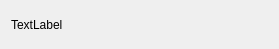
<?xml version="1.0" encoding="UTF-8"?>
<ui version="4.0">
 <class>alarm</class>
 <widget class="QDialog" name="alarm">
  <property name="geometry">
   <rect>
    <x>0</x>
    <y>0</y>
    <width>279</width>
    <height>49</height>
   </rect>
  </property>
  <property name="windowTitle">
   <string>Dialog</string>
  </property>
  <layout class="QHBoxLayout" name="horizontalLayout">
   <item>
    <widget class="QLabel" name="label">
     <property name="text">
      <string>TextLabel</string>
     </property>
    </widget>
   </item>
  </layout>
 </widget>
 <resources/>
 <connections/>
</ui>
